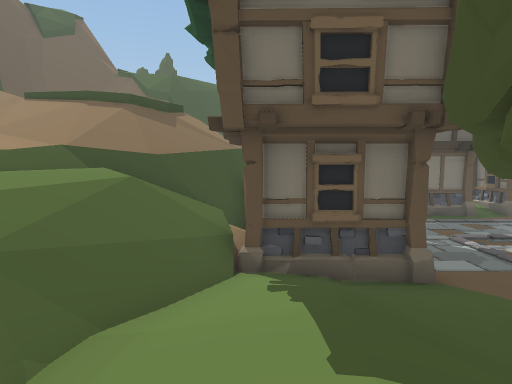
view 1 (above)

18 first-person views from a walk through a Unity game level. The camera is 1.4 m above the floor, tilts 4° down and sees 70° across. The floor is counted in squares, 1 m on a side. Each view is taken from the middle of a square. On the plan, view 1 faces up. The plan holds only what a view shows up to about 16 squares ahead; the rest is blank. The place goes on beyond the plan. The player character is not drawn. Door leaves are left out, so doorways stand open.

view 2
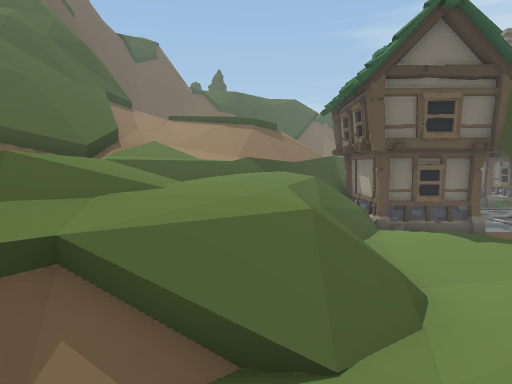

view 3
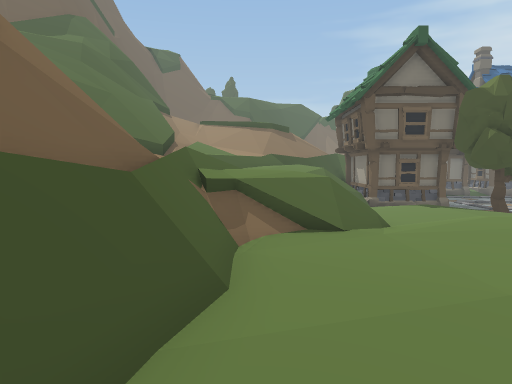

view 4
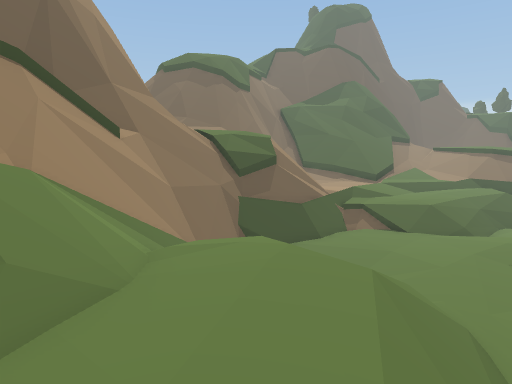

view 5
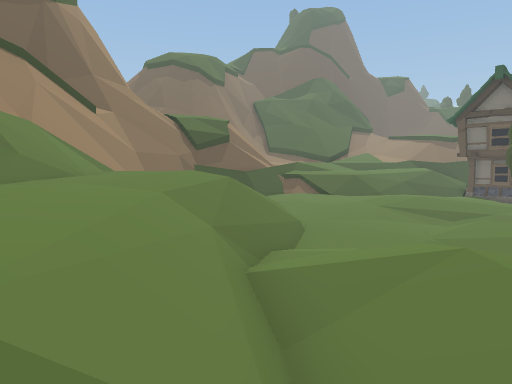

view 6
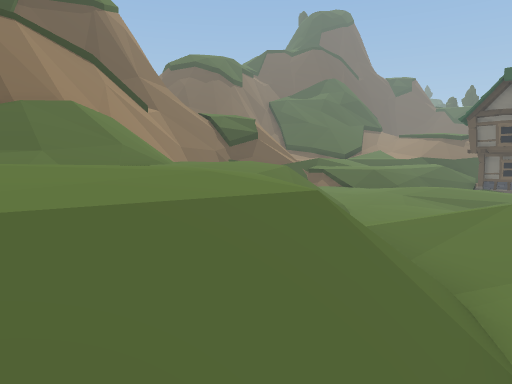

view 7
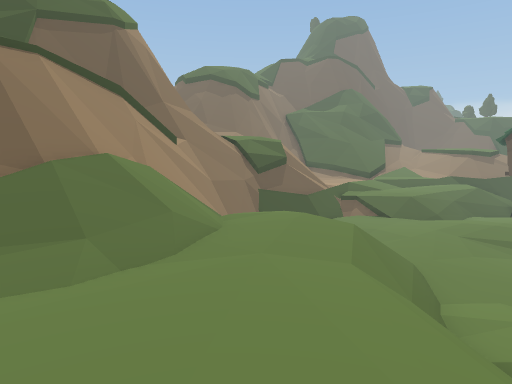

view 8
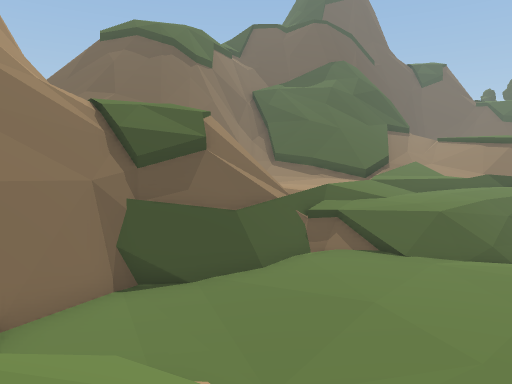

view 9
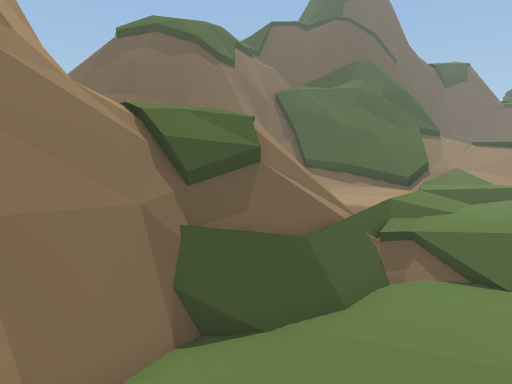

view 10
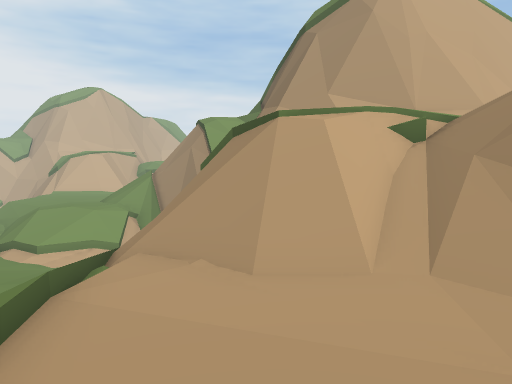

view 11
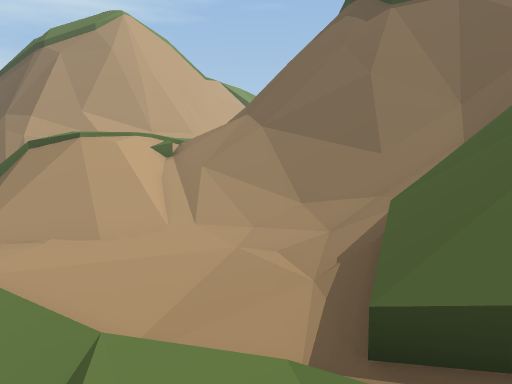

view 12
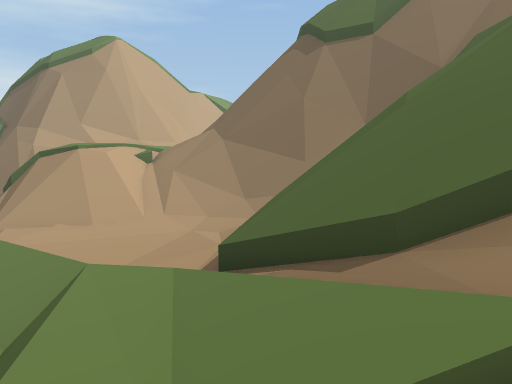

view 13
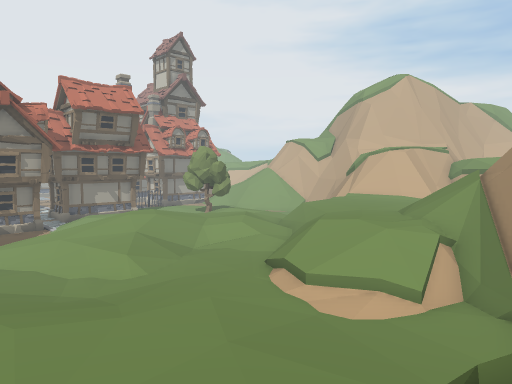

view 14
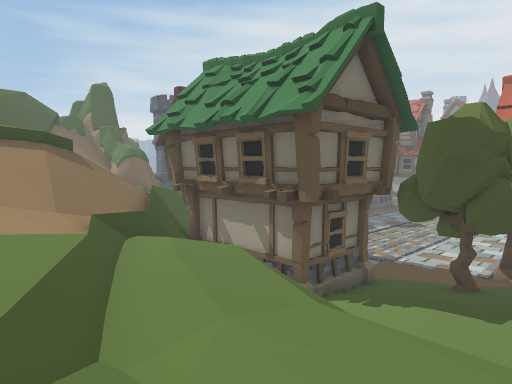

view 15
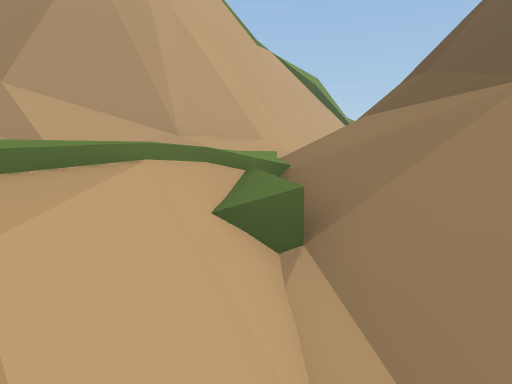

view 16
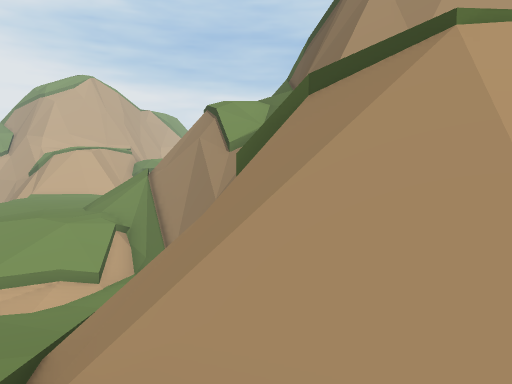

view 17
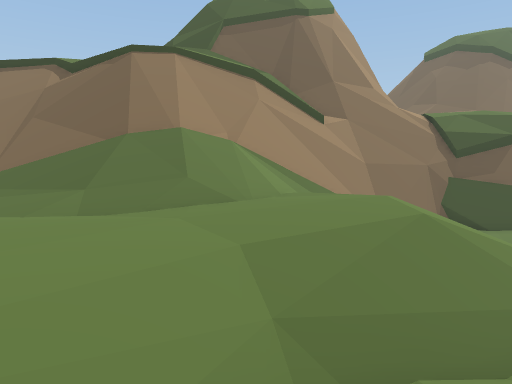

view 18
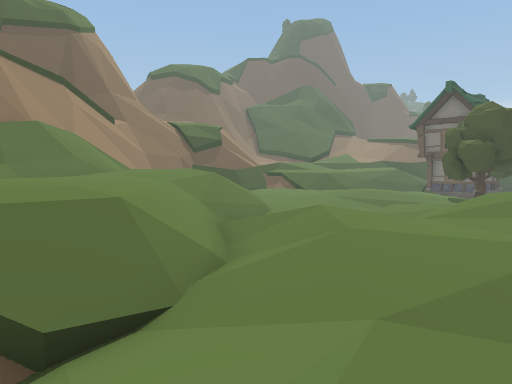

### Floor plan
Key: @ floor where view 1 was taken; # wall or solid block; . main floor; : floor 0.25 m higher than the main floor; + floor 0.5 m higher than the main floor; - floor 0.5 m lower than the main floor; _ floor 0.75 m lower than the main floor; < floor 1 m lower than the main floor; * floor 1.25 m higher than the main floor; ( floor 1.25 m lower than the main floor; ! floor 1.5 m lower than the main floor; ? floor 1.75 m lower than the main floor; % floor 2.75 m higher than the main floor; & floor 3 m higher than the main floor; / step, stairs or slope; = window, fence, low wall or low ledge; ^ raised ledge; v drop or lower ground; H house.
Columns run from 17 left of view 1 to 9 right of it. Each row starts with its distance up from view 1.
 11                 ##
 10               ###H
  9             //== H
  8         ###/:// /H
  7         #//+/:://#  #
  6         #/++/..//#HH#
  5         =/+/...//!??
  4        ///+/..//!!/
  3       //:://..//!((^
  2     =//::://..//!(^
  1     #/:::://..//!(
  0     #//::://..//(@
 -1      ///:::/..//(
 -2  ##  =//==:////<
 -3 ##=/////====/<<<
 -4 #=///////===<<<   ^
 -5 =///&&&&/v#=<< << /!???
 -6   //&  %/vv=(((<<((!??//
 -7 ====// //v#=(((((((!//<<^
 -8 ##^##==//*#((!!!((((((__^
 -9 ^   ^^#==v#=(!///((((///^
-10      ^^#=v##(/////(((!//-
-11        ###v#=//////((!//
-12        #^#v#=/.:.//(<//_
-13        #=//v=/....//<__
-14        #=//v#=//../////__
-15       ##=//v=///.../////__
-16       ###  v#=///....///_/^
-17       ^==   v=///.....//<<
-18            /=^///.....//(<
-19            /v==/    ..//  (

Where each view was taken, in squares from view 1:
view 1: 0 up, 0 right, facing up
view 2: 5 down, 4 left, facing up
view 3: 9 down, 5 left, facing up
view 4: 16 down, 2 right, facing up-left
view 5: 17 down, 6 right, facing up-left
view 6: 19 down, 6 right, facing up-left
view 7: 19 down, 4 right, facing up-left
view 8: 11 down, 0 right, facing up-left
view 9: 11 down, 2 left, facing up-left
view 10: 3 up, 9 left, facing down
view 11: 6 up, 6 left, facing down-left
view 12: 9 up, 5 left, facing down-left
view 13: 2 down, 7 left, facing down-right
view 14: 1 up, 7 left, facing up-right
view 15: 2 down, 10 left, facing down-left
view 16: 1 down, 8 left, facing down
view 17: 14 down, 5 right, facing left
view 18: 19 down, 9 right, facing up-left
